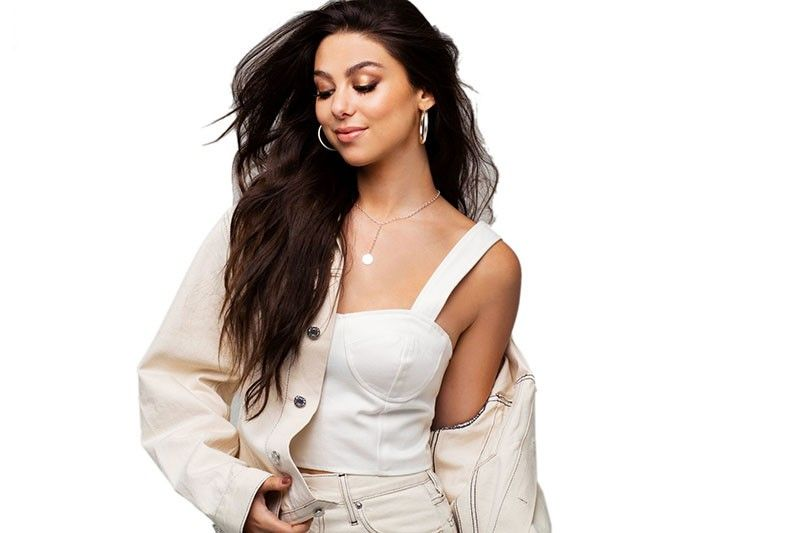
#> input picture 1_1_Image_Representation/images/kira.jpg, 800 x 533 px
$ jupyter execute '3. Blue Screen.ipynb'   (shell and % lines are left out)
#> lines starting #> are read from the running program, lines starting #| are printed output that depends on the picture; after the words box and inside, x2 and y2 are one past the last pixel; in counts of white or black regions, pixels touching at a corner belong together
# Color Threshold, Blue Screen

### Import resources

[cell 1]
import matplotlib.pyplot as plt
import numpy as np
import cv2

[cell 2]
from google.colab import drive
drive.mount('/content/drive')

[cell 3]
%cd '/content/drive/MyDrive/Udacity/Computer Vision Nanodegree/CVND_Exercises/1_1_Image_Representation'

### Read in and display the image

[cell 4]
# Read in the image
image = cv2.imread('images/kira.jpg')
#> image is the input picture: shape (533, 800, 3); mean B, G, R 206.2, 210.8, 219.1

# Print out the type of image data and its dimensions (height, width, and color)
print('This image is:', type(image),
      ' with dimensions:', image.shape)
#| This image is: <class 'numpy.ndarray'>  with dimensions: (533, 800, 3)

[cell 5]
# Make a copy of the image
image_copy = np.copy(image)

# Change color to RGB (from BGR)
image_copy = cv2.cvtColor(image_copy, cv2.COLOR_BGR2RGB)

# Display the image copy
plt.imshow(image_copy)

[cell 6]
# checking the color value of her top/cloth
image_copy[200, 450]
#> Out = [11, 0, 0]

### Define the color threshold

[cell 7]
## TODO: Define the color selection boundaries in RGB values
# play around with these values until you isolate the blue background
lower_white = np.array([245,245,250])
upper_white = np.array([255,255,255])

### Create a mask

[cell 8]
# Define the masked area
mask = cv2.inRange(image_copy, lower_white, upper_white)
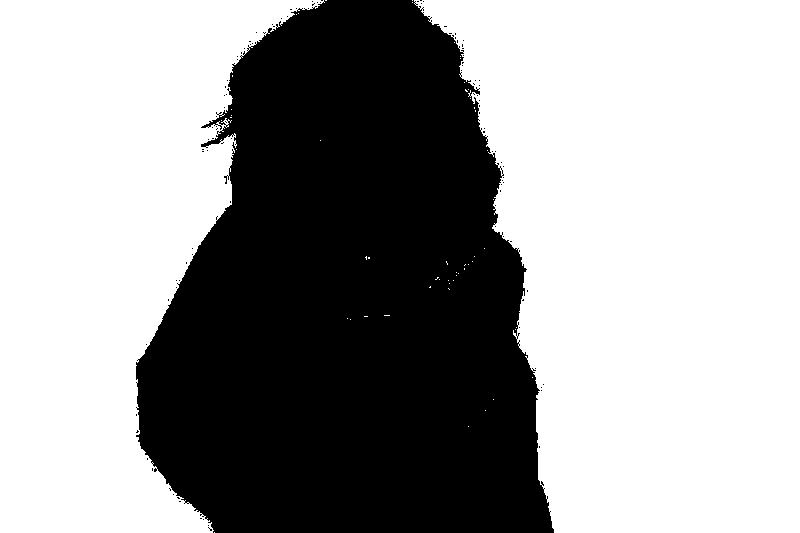
#> mask: shape (533, 800); 61.3% white; 108 black regions (107 under 20 px), largest, box (x1, y1, x2, y2) and area: (136, 0, 554, 533) 164688

# Vizualize the mask
plt.imshow(mask, cmap='gray')

[cell 9]
# Mask the image to let the pizza/picture show through
masked_image = np.copy(image_copy)

masked_image[mask != 0] = [0, 0, 0]
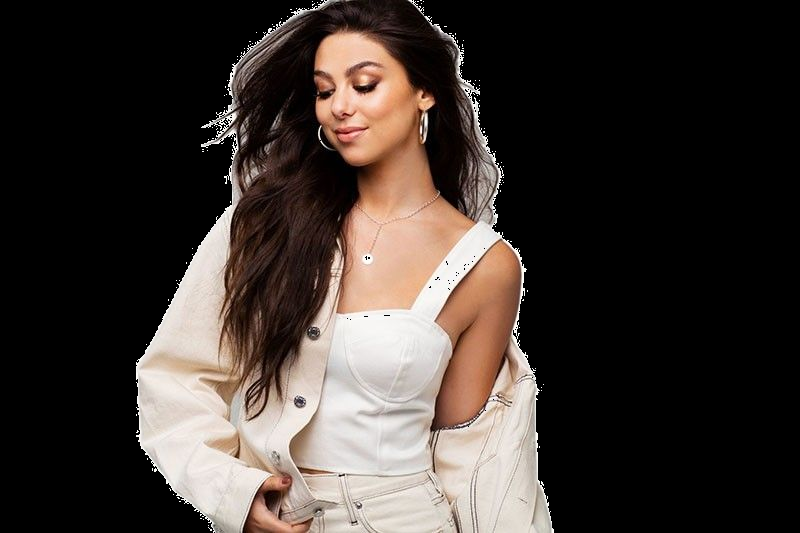
#> masked_image: shape (533, 800, 3); mean R, G, B 62.7, 54.4, 49.8

# Display it!
plt.imshow(masked_image)

### Mask and add a background image

[cell 10]
# Load in a background image, and convert it to RGB
background_image = cv2.imread('images/space_background.jpg')
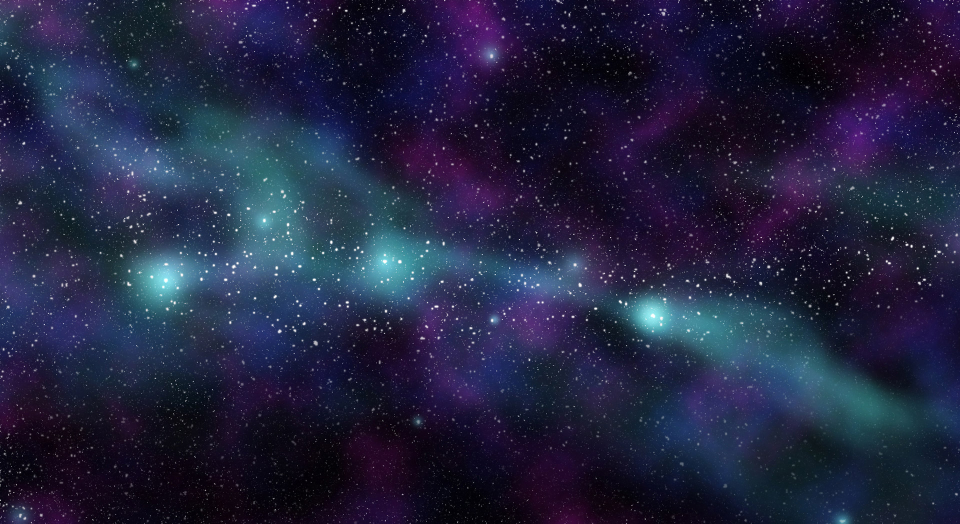
#> input picture 1_1_Image_Representation/images/space_background.jpg, 1920 x 1047 px (shown at 1/2 size)
#> background_image is the input picture: shape (1047, 1920, 3); mean B, G, R 64, 35.9, 33.2
background_image = cv2.cvtColor(background_image, cv2.COLOR_BGR2RGB)

# Crop it to the right size (533x800)
crop_background = background_image[0:533, 0:800]
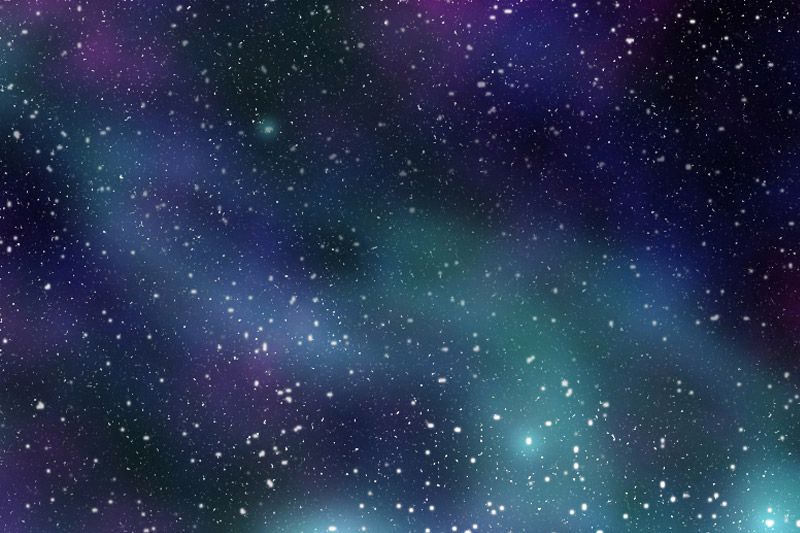
#> crop_background: shape (533, 800, 3); mean R, G, B 39.5, 53.7, 81.9

# Mask the cropped background so that the pizza area is blocked
crop_background[mask == 0] = [0, 0, 0]
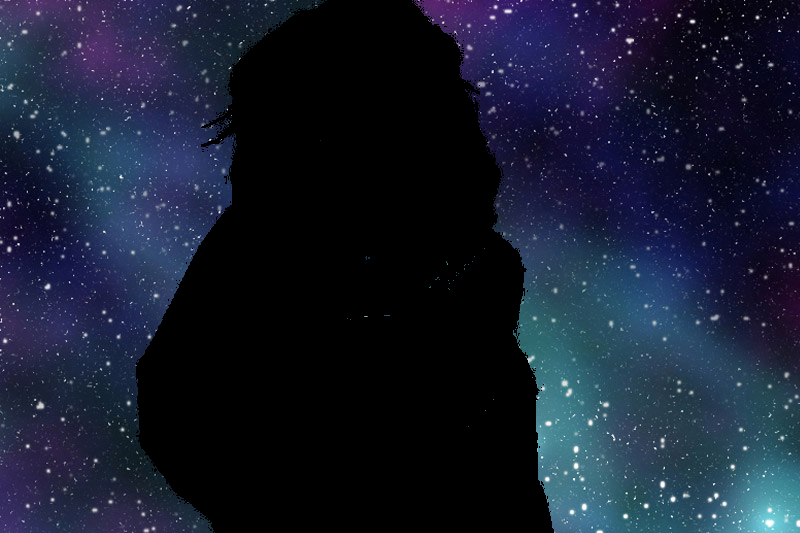
#> crop_background: shape (533, 800, 3); mean R, G, B 22.6, 29.5, 47.7

# Display the background
plt.imshow(crop_background)

### Create a complete image

[cell 11]
# Add the two images together to create a complete image!
complete_image = masked_image + crop_background
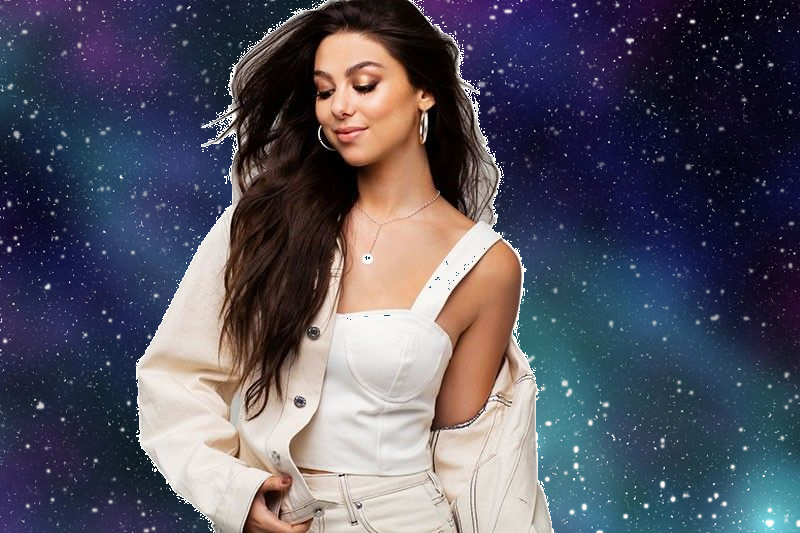
#> complete_image: shape (533, 800, 3); mean R, G, B 85.3, 83.9, 97.4

# Display the result
plt.imshow(complete_image)
